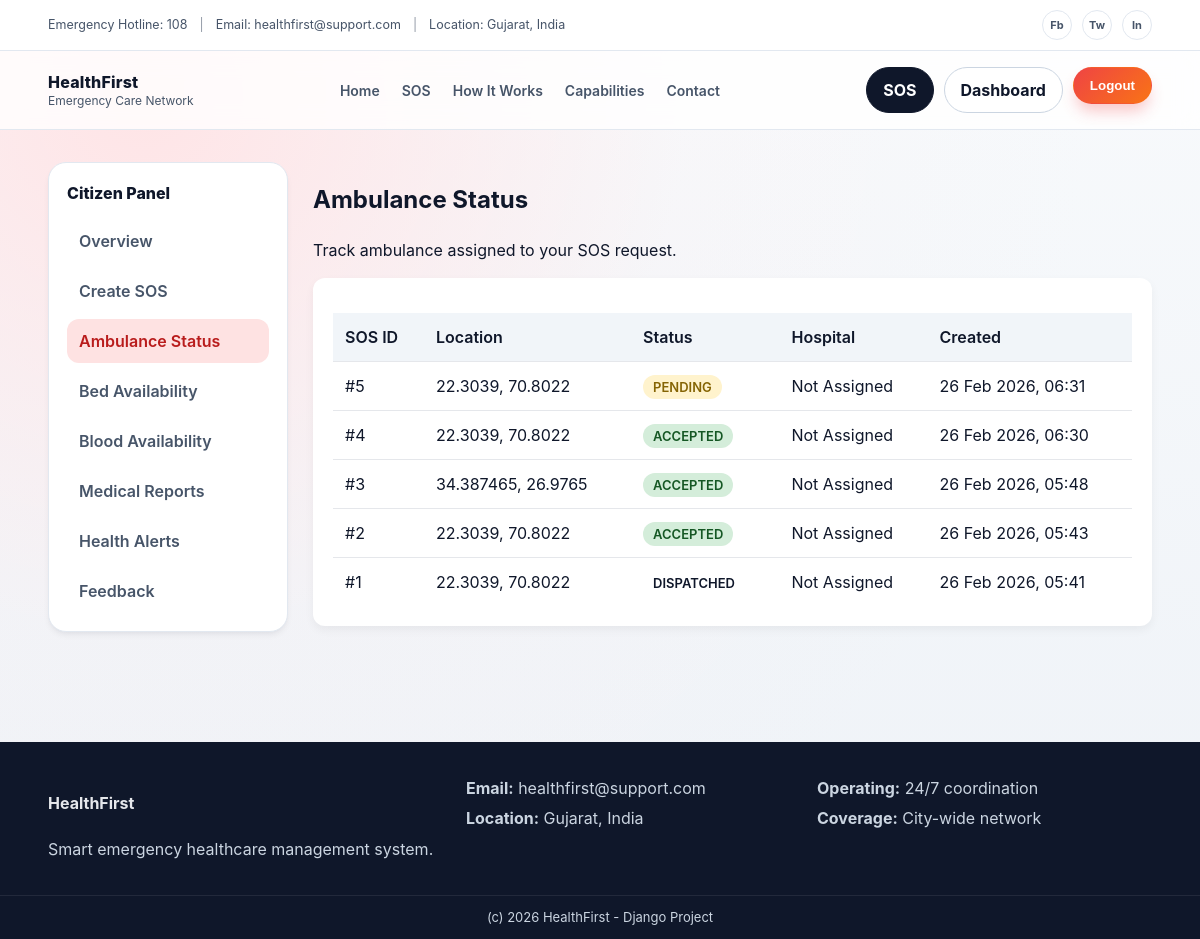
The app's page /ambulance/status/ (signed in), older data.
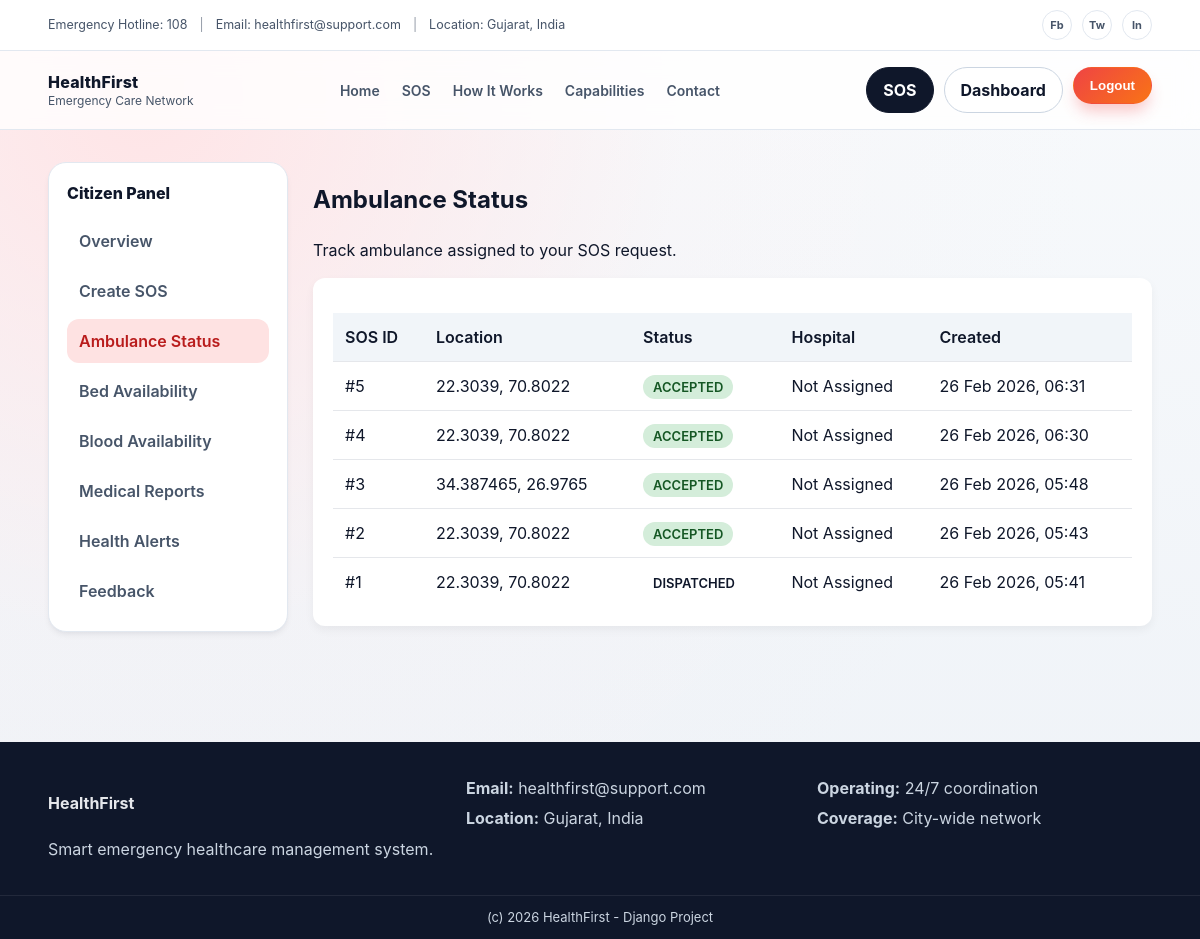
The same page, newer data.
### sos/models.py (models this page shows, shortened)
class SOSRequest(models.Model):
    STATUS_CHOICES = [
        ("PENDING", "Pending"),
        ("ACCEPTED", "Accepted"),
        ("DISPATCHED", "Ambulance Dispatched"),
        ("ON_ROUTE", "On Route"),
        ("COMPLETED", "Completed"),
    ]
    citizen = models.ForeignKey(
        settings.AUTH_USER_MODEL,
        on_delete=models.CASCADE,
        related_name="sos_requests"
    )
    accepted_by = models.ForeignKey(
        Hospital,
        on_delete=models.SET_NULL,
        null=True,
        blank=True,
        related_name="accepted_sos"
    )
    latitude = models.FloatField()
    longitude = models.FloatField()
    description = models.TextField(blank=True, null=True)
    status = models.CharField(
        max_length=20,
        choices=STATUS_CHOICES,
        default="PENDING"
    )
    created_at = models.DateTimeField(auto_now_add=True)

### ambulances/views.py (the view)
# urls.py: path("status/", views.ambulance_status, name="ambulance_status"),
@login_required
def ambulance_status(request):
    sos_requests = SOSRequest.objects.filter(citizen=request.user).order_by("-created_at")
    return render(
        request,
        "ambulances/ambulance_status.html",
        {"sos_requests": sos_requests}
    )

### templates/ambulances/ambulance_status.html (shortened to what this page needs)
{% extends "base.html" %}
{% block content %}
<section class="dash">
<div class="container dash-layout">
<aside class="dash-sidebar">
<div class="dash-brand">Citizen Panel</div>
<nav class="dash-menu">
<a href="{% url 'dashboard' %}">Overview</a>
<a href="{% url 'raise_sos' %}">Create SOS</a>
<a class="active" href="{% url 'ambulance_status' %}">Ambulance Status</a>
<a href="{% url 'hospitals:view_beds' %}">Bed Availability</a>
<a href="{% url 'bloodbank:view_bloods' %}">Blood Availability</a>
<a href="{% url 'my_reports' %}">Medical Reports</a>
<a href="{% url 'citizen_alerts' %}">Health Alerts</a>
<a href="{% url 'feedback:submit_feedback' %}">Feedback</a>
</nav>
</aside>
<div class="dash-content">
<div class="dash-head">
<h1>Ambulance Status</h1>
<p class="muted">Track ambulance assigned to your SOS request.</p>
</div>
<div class="status-card">
<table class="status-table">
<thead>
<tr>
<th>SOS ID</th>
<th>Location</th>
<th>Status</th>
<th>Hospital</th>
<th>Created</th>
</tr>
</thead>
<tbody>
{% for sos in sos_requests %}
<tr>
<td>#{{ sos.id }}</td>
<td>
{{ sos.latitude }}, {{ sos.longitude }}
</td>
<td>
<span class="badge {{ sos.status|lower }}">
{{ sos.status }}
</span>
</td>
<td>
{{ sos.accepted_by|default:"Not Assigned" }}
</td>
<td>
{{ sos.created_at|date:"d M Y, H:i" }}
</td>
</tr>
{% empty %}
<tr>
<td colspan="5" style="text-align:center;padding:20px;">
No SOS requests yet.
</td>
</tr>
{% endfor %}
</tbody>
</table>
</div>
</div>
</div>
</section>
{% endblock %}

Row changes from the older to the newer data that the page shows:
changed SOSRequest "26 Feb 2026, 06:31": status "PENDING" → "ACCEPTED"
